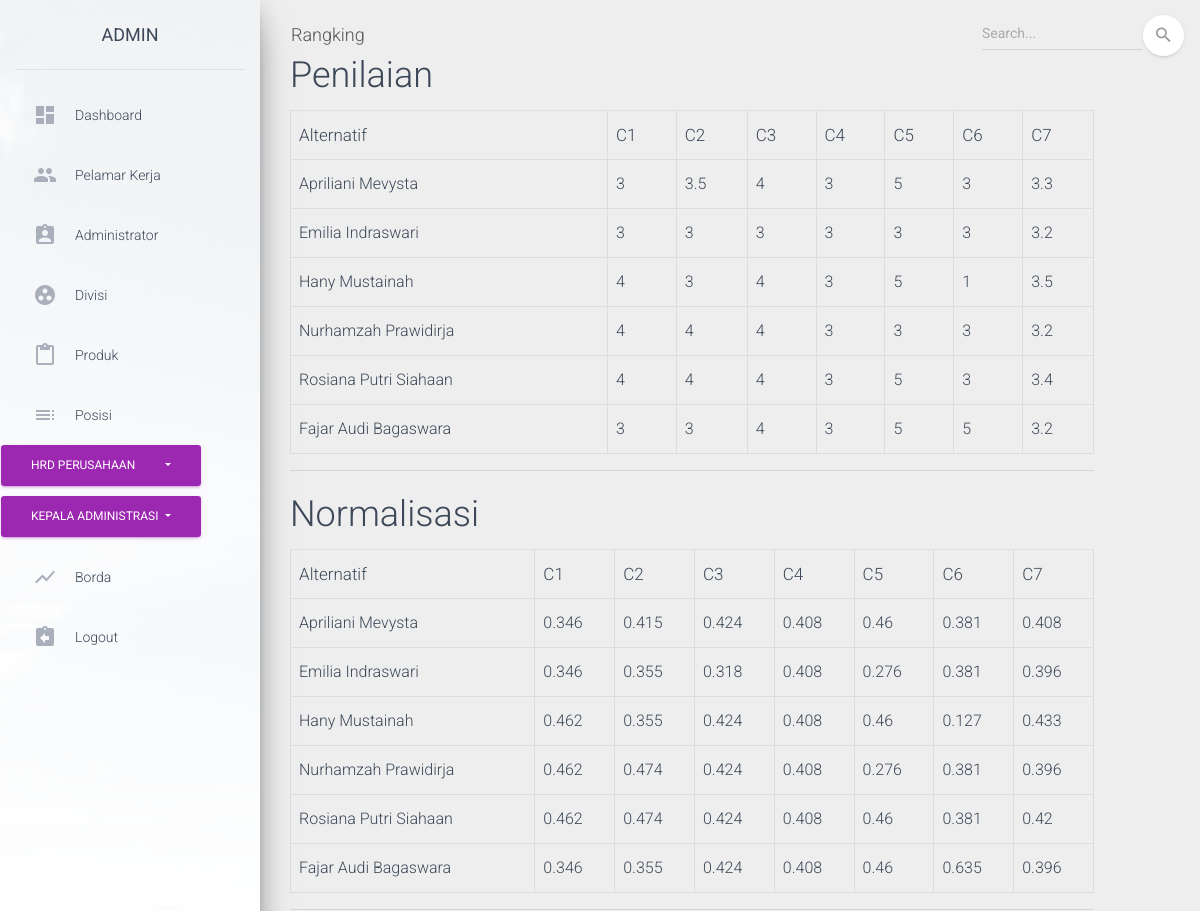
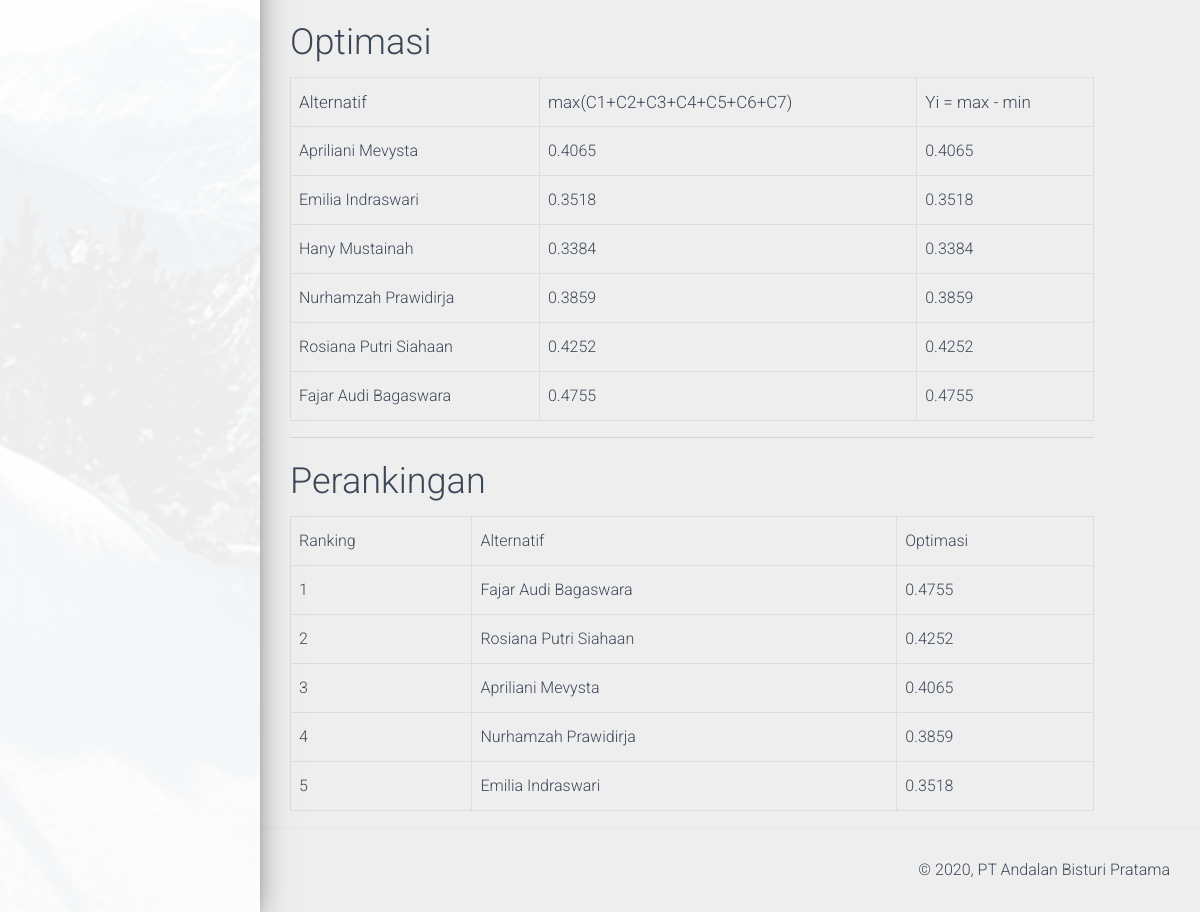
The page /index.php/perhitungan2 on the database its author committed (2 pictures, top to bottom).
### tables this page shows
CREATE TABLE `kriteria2` (
  `id_kriteria` int(11) NOT NULL,
  `nama_kriteria` varchar(255) NOT NULL,
  `tipe` varchar(50) NOT NULL,
  `bobot` float NOT NULL
);

CREATE TABLE `pelamar` (
  `id_pelamar` int(50) NOT NULL,
  `nama` varchar(55) NOT NULL,
  `email` varchar(25) NOT NULL,
  `pendidikan` varchar(255) NOT NULL,
  `nama_sekolah` varchar(45) NOT NULL,
  `alamat` varchar(100) NOT NULL,
  `no_hp` varchar(12) NOT NULL,
  `tempat_lahir` varchar(25) DEFAULT NULL,
  `tanggal_lahir` varchar(45) NOT NULL,
  `username` varchar(45) NOT NULL,
  `password` text NOT NULL,
  `jenis_kelamin` varchar(15) NOT NULL,
  `fk_posisi_magang` int(11) NOT NULL,
  `status` int(11) NOT NULL
);

CREATE TABLE `nilai2` (
  `id_nilai` int(11) NOT NULL,
  `id_pelamar` int(11) NOT NULL,
  `id_kriteria` int(11) NOT NULL,
  `nilai` float NOT NULL
);

### application/controllers/Perhitungan2.php (called while the page is built, shortened)
<?php
class Perhitungan2 extends CI_Controller {
		public function __construct(){
		$this->load->helper('url','form');
		$this->load->library('form_validation');
		$this->load->model('kriteria_model2');
		$this->load->model('alternatif_model');
		$this->load->model('nilai_model2');
		$this->load->model('perhitungan_model2');
		}
		public function index()
		{
			$object['kriteria']=$this->perhitungan_model2->get_kriteria();
			$object['alternatif']=$this->perhitungan_model2->penilaian_alternatif();
			$object['penilaian']=$this->perhitungan_model2->get_penilaian();
			$this->load->view('admin/ranking2/template/header');
			$this->load->view('admin/ranking2/ranking',$object);
			$this->load->view('admin/ranking2/template/footer');
		}
}
?>

### index.php (called while the page is built, shortened)
<?php
require_once BASEPATH.'core/CodeIgniter.php';

### application/models/Perhitungan_model2.php (called while the page is built, shortened)
<?php
    class Perhitungan_model2 extends CI_Model {
        public function get_kriteria()
	{
		$this->db->order_by("id_kriteria","asc");
		$query=$this->db->get('kriteria2');
		return $query->result();
	}
	public function data_nilai($id_pelamar,$id_kriteria)
	{
		$query = $this->db->query("SELECT * FROM nilai2 WHERE id_pelamar='$id_pelamar' AND id_kriteria='$id_kriteria';");
		return $query->row_array();
    }
	public function penilaian_alternatif()
	{
		$query = $this->db->query("SELECT DISTINCT pelamar.nama, pelamar.id_pelamar FROM pelamar JOIN nilai2 ON pelamar.id_pelamar=nilai2.id_pelamar;");
		return $query->result();
    }
    public function nilai_pembagi($id_kriteria)
	{
		$query = $this->db->query("SELECT SQRT(SUM(POWER(nilai,2)))as pembagi from nilai2 WHERE id_kriteria='$id_kriteria';");
		return $query->row_array();
	}
	public function pembobotan($id_kriteria)
	{
		$query = $this->db->query("SELECT ((nilai/pembagi)*kriteria2.bobot) as pembobotan, kriteria2.bobot, kriteria2.tipe
		from nilai2 join( select SQRT(SUM(POWER(nilai,2)))as pembagi from nilai2 WHERE id_kriteria='$id_kriteria') as b
		JOIN kriteria2 ON kriteria2.id_kriteria=nilai2.id_kriteria
		WHERE kriteria2.id_kriteria='$id_kriteria' GROUP BY nilai2.id_pelamar");
		return $query->row_array();
	}
	public function hasil($id_pelamar)
	{
		$query = $this->db->query("SELECT * FROM pelamar WHERE id_pelamar='$id_pelamar';");
		return $query->row_array();
	}
    }

### application/views/admin/ranking2/ranking.php (the view, shortened to what this page needs)
<div class="container">
            <br><br>
  <div class="col-xs-11 col-sm-11 col-md-11 col-lg-11">
  <div class="panel panel-default">
    <div class="panel-body">
      <h2>Penilaian</h2>
      <table class="table table-hover table-bordered">
          <thead>
            <tr>
              <th>Alternatif</th>
              <?php foreach ($kriteria as $key): ?>
                <th>C<?= $key->id_kriteria ?></th>
              <?php endforeach ?>
            </tr>
          </thead>
          <tbody>
            <?php foreach ($alternatif as $keys): ?>
              <tr>
                <td><?= $keys->nama ?></td>
                <?php foreach ($kriteria as $key): ?>
                  <td>
                    <?php
                      $data_pencocokan = $this->perhitungan_model2->data_nilai($keys->id_pelamar,$key->id_kriteria);
                      echo $data_pencocokan['nilai'];
                    ?>
                  </td>
                <?php endforeach ?>
              </tr>
            <?php endforeach ?>
          </tbody>
        </table>
      <hr>
      <h2>Normalisasi</h2>
      <table class="table table-hover table-bordered">
          <thead>
          <tr>
              <th>Alternatif</th>
              <?php foreach ($kriteria as $key): ?>
                <th>C<?= $key->id_kriteria ?></th>
              <?php endforeach ?>
            </tr>
          </thead>
          <tbody>
          <?php foreach ($alternatif as $keys): ?>
          <tr>
                <td><?= $keys->nama ?></td>
                <?php foreach ($kriteria as $key): ?>
                  <td>
                    <?php
                      $data_pencocokan = $this->perhitungan_model2->data_nilai($keys->id_pelamar,$key->id_kriteria);
                      $pembagi=$this->perhitungan_model2->nilai_pembagi($key->id_kriteria);
                      $normalisasi=round($data_pencocokan['nilai']/$pembagi['pembagi'],3);
                        echo $normalisasi;
                    ?>
                  </td>
                <?php endforeach ?>
              </tr>
            <?php endforeach ?>
          </tbody>
        </table>
        <hr>
      <h2>Optimasi</h2>
      <table class="table table-hover table-bordered">
          <thead>
          <tr>
              <th>Alternatif</th>
              <th>max(C1+C2+C3+C4+C5+C6+C7)</th>
              <th>Yi = max - min</th>
            </tr>
          </thead>
          <tbody>
          <?php foreach ($alternatif as $keys): ?>
          <tr>
                <td><?= $keys->nama  ?>
                <?php
                $max=0;
                $min=0;
                foreach ($kriteria as $key): ?>
                    <?php
                    $data_pencocokan = $this->perhitungan_model2->data_nilai($keys->id_pelamar,$key->id_kriteria);
                    $pembagi=$this->perhitungan_model2->nilai_pembagi($key->id_kriteria);
                    $pembobotan=$this->perhitungan_model2->pembobotan($key->id_kriteria);
                      if($pembobotan['tipe']==='Benefit'){
                          $max += round($data_pencocokan['nilai']/$pembagi['pembagi']*$pembobotan['bobot'],4);
                      }else{
                          $min += round($data_pencocokan['nilai']/$pembagi['pembagi']*$pembobotan['bobot'],4);
                      }
                      $yi=$max-$min;
                    ?>
                    <?php endforeach ;?>
                      <?php $optimasi[]=$yi;
                      $optim[]=$yi;
                      $id[]=$keys->id_pelamar;
                      ?>
                   <td><?php echo $max ?></td>
                    <td><?php echo $yi ?></td>
              </tr>
            <?php endforeach ?>
          </tbody>
        </table>
        <hr>
      <h2>Perankingan </h2>
      <table class="table table-hover table-bordered">
        <tr>
          <td>Ranking</td>
          <td>Alternatif</td>
          <td>Optimasi</td>
        </tr>
              <?php
              $a=1;for($i=0; $i<5; $i++) {
                rsort($optimasi);
                $id_optimasi = array_search($optimasi[$i], $optim);
                $id_pelamar = $id[$id_optimasi];
                $alternatif = $this->perhitungan_model2->hasil($id_pelamar);
                $optimasi_tertinggi=max($optimasi);
                $id_optimasi2 = array_search($optimasi_tertinggi, $optim);
                $id_pelamar2 = $id[$id_optimasi2];
                $alternatif_terpilih=$this->perhitungan_model2->hasil($id_pelamar2);
                ?>
        <tr>
          <td><?php echo $a; ?></td>
          <td><?php echo  $alternatif['nama'] ?></td>
          <td><?php echo $optimasi[$i]; ?></td>
        </tr>
        <?php  $a++; } ?>
      </table>
    </div>
  </div>
  </div>
</div>

### rows shown on the page
kriteria2: id_kriteria "1", nilai2.nilai "3", nilai2.nilai "4", normalisasi "0.346", normalisasi "0.462"
kriteria2: id_kriteria "2", nilai2.nilai "3.5", nilai2.nilai "3", nilai2.nilai "4", normalisasi "0.415", normalisasi "0.355", normalisasi "0.474"
kriteria2: id_kriteria "3", nilai2.nilai "4", nilai2.nilai "3", normalisasi "0.424", normalisasi "0.318"
kriteria2: id_kriteria "4", nilai2.nilai "3", normalisasi "0.408"
kriteria2: id_kriteria "5", nilai2.nilai "5", nilai2.nilai "3", normalisasi "0.46", normalisasi "0.276"
kriteria2: id_kriteria "6", nilai2.nilai "3", nilai2.nilai "1", nilai2.nilai "5", normalisasi "0.381", normalisasi "0.127", normalisasi "0.635"
kriteria2: id_kriteria "7", nilai2.nilai "3.3", nilai2.nilai "3.2", nilai2.nilai "3.5", nilai2.nilai "3.4", normalisasi "0.408", normalisasi "0.396", normalisasi "0.433", normalisasi "0.42"
pelamar: nama "Apriliani Mevysta", max "0.4065", yi "0.4065", i "0.4065"
pelamar: nama "Emilia Indraswari", max "0.3518", yi "0.3518", i "0.3518"
pelamar: nama "Hany Mustainah", max "0.3384", yi "0.3384"
pelamar: nama "Nurhamzah Prawidirja", max "0.3859", yi "0.3859", i "0.3859"
pelamar: nama "Rosiana Putri Siahaan", max "0.4252", yi "0.4252", i "0.4252"
pelamar: nama "Fajar Audi Bagaswara", max "0.4755", yi "0.4755", i "0.4755"
